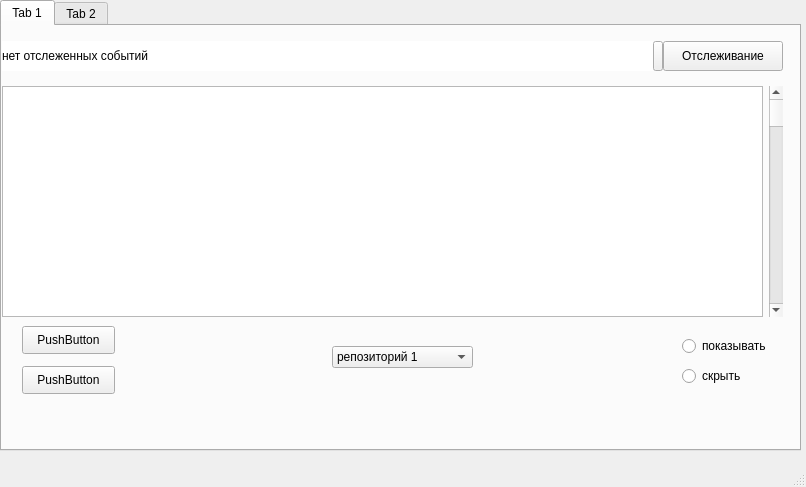
<?xml version="1.0" encoding="UTF-8"?>
<ui version="4.0">
 <class>main_window</class>
 <widget class="QMainWindow" name="main_window">
  <property name="geometry">
   <rect>
    <x>0</x>
    <y>0</y>
    <width>806</width>
    <height>487</height>
   </rect>
  </property>
  <property name="windowTitle">
   <string>MainWindow</string>
  </property>
  <widget class="QWidget" name="centralwidget">
   <widget class="QTabWidget" name="tabWidget">
    <property name="geometry">
     <rect>
      <x>0</x>
      <y>0</y>
      <width>801</width>
      <height>451</height>
     </rect>
    </property>
    <property name="currentIndex">
     <number>0</number>
    </property>
    <widget class="QWidget" name="tab_1">
     <property name="accessibleName">
      <string/>
     </property>
     <attribute name="title">
      <string>Tab 1</string>
     </attribute>
     <widget class="QWidget" name="horizontalLayoutWidget">
      <property name="geometry">
       <rect>
        <x>0</x>
        <y>10</y>
        <width>781</width>
        <height>41</height>
       </rect>
      </property>
      <layout class="QHBoxLayout" name="horizontalLayout">
       <property name="spacing">
        <number>0</number>
       </property>
       <item>
        <widget class="QLabel" name="label">
         <property name="maximumSize">
          <size>
           <width>16777215</width>
           <height>30</height>
          </size>
         </property>
         <property name="styleSheet">
          <string notr="true">background-color: rgb(255, 255, 255);</string>
         </property>
         <property name="text">
          <string>нет отслеженных событий</string>
         </property>
         <property name="margin">
          <number>7</number>
         </property>
         <property name="indent">
          <number>-1</number>
         </property>
        </widget>
       </item>
       <item>
        <widget class="QPushButton" name="pushButton">
         <property name="enabled">
          <bool>true</bool>
         </property>
         <property name="maximumSize">
          <size>
           <width>10</width>
           <height>30</height>
          </size>
         </property>
         <property name="text">
          <string/>
         </property>
        </widget>
       </item>
       <item>
        <widget class="QPushButton" name="pushButton_2">
         <property name="maximumSize">
          <size>
           <width>120</width>
           <height>30</height>
          </size>
         </property>
         <property name="text">
          <string>Отслеживание</string>
         </property>
        </widget>
       </item>
      </layout>
     </widget>
     <widget class="QWidget" name="">
      <property name="geometry">
       <rect>
        <x>0</x>
        <y>60</y>
        <width>781</width>
        <height>231</height>
       </rect>
      </property>
      <layout class="QHBoxLayout" name="horizontalLayout_2">
       <item>
        <widget class="QListView" name="listView"/>
       </item>
       <item>
        <widget class="QScrollBar" name="verticalScrollBar">
         <property name="orientation">
          <enum>Qt::Vertical</enum>
         </property>
        </widget>
       </item>
      </layout>
     </widget>
     <widget class="QPushButton" name="pushButton_3">
      <property name="geometry">
       <rect>
        <x>20</x>
        <y>300</y>
        <width>93</width>
        <height>28</height>
       </rect>
      </property>
      <property name="text">
       <string>PushButton</string>
      </property>
     </widget>
     <widget class="QPushButton" name="pushButton_4">
      <property name="geometry">
       <rect>
        <x>20</x>
        <y>340</y>
        <width>93</width>
        <height>28</height>
       </rect>
      </property>
      <property name="text">
       <string>PushButton</string>
      </property>
     </widget>
     <widget class="QRadioButton" name="radioButton">
      <property name="geometry">
       <rect>
        <x>680</x>
        <y>310</y>
        <width>95</width>
        <height>20</height>
       </rect>
      </property>
      <property name="text">
       <string>показывать</string>
      </property>
     </widget>
     <widget class="QRadioButton" name="radioButton_2">
      <property name="geometry">
       <rect>
        <x>680</x>
        <y>340</y>
        <width>95</width>
        <height>20</height>
       </rect>
      </property>
      <property name="text">
       <string>скрыть</string>
      </property>
     </widget>
     <widget class="QComboBox" name="comboBox">
      <property name="geometry">
       <rect>
        <x>330</x>
        <y>320</y>
        <width>141</width>
        <height>22</height>
       </rect>
      </property>
      <item>
       <property name="text">
        <string>репозиторий 1</string>
       </property>
      </item>
      <item>
       <property name="text">
        <string>репозиторий 2</string>
       </property>
      </item>
     </widget>
    </widget>
    <widget class="QWidget" name="tab_2">
     <attribute name="title">
      <string>Tab 2</string>
     </attribute>
    </widget>
   </widget>
  </widget>
  <widget class="QMenuBar" name="menubar">
   <property name="geometry">
    <rect>
     <x>0</x>
     <y>0</y>
     <width>806</width>
     <height>26</height>
    </rect>
   </property>
  </widget>
  <widget class="QStatusBar" name="statusbar"/>
 </widget>
 <resources/>
 <connections/>
</ui>
